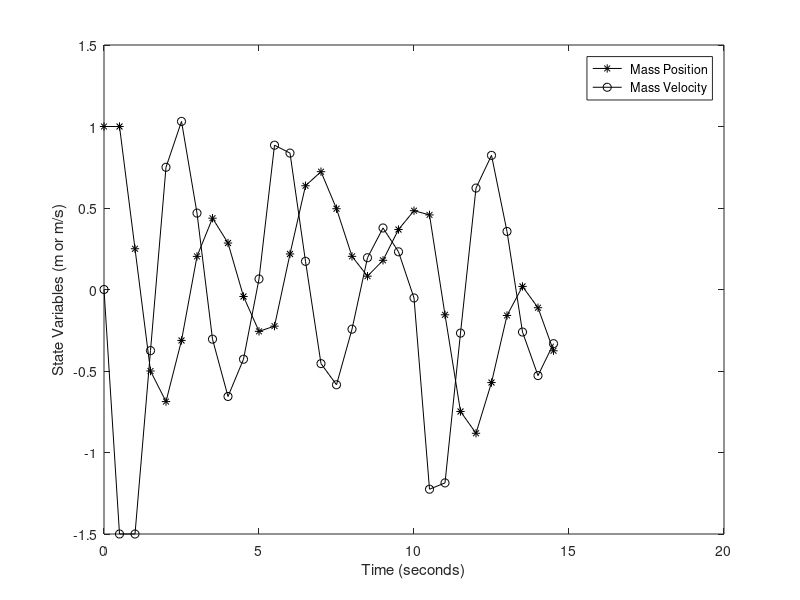

MATLAB code for this plot:

clear
% Continuous-time Model of Mass-Spring-Damper
A=[0 1;-3 -2]; B=[0; 1]; G=[0; 1]; nx=2; nu=1; nw=1;
%Conversion to Discrete-time
dt=0.5; Euler=1;
if (Euler==1)
Ad=eye(nx)+dt*A; Bd=dt*B; Gd=dt*G;
else
M=[A B G; zeros(nu+nw,nx+nu+nw)];
M=expm(M*dt);
Ad=M(1:nx,1:nx);
Bd=M(1:nx,nx+1:nx+nu);
Gd=M(1:nx,nx+nu+1:nx+nu+nw);
end
%Simulate Forced Process
NNN=15/dt; ttt=zeros(1,NNN); xxx=zeros(2,NNN);
x0=[1; 0]; xxx(:,1)=x0;
for kk=1:NNN-1
ttt(kk+1)=dt*kk; uk=0; wk=0;
if (ttt(kk) >= 5) uk=1; end
if (ttt(kk) >= 10) wk=-2; end
xxx(:,kk+1)=Ad*xxx(:,kk)+Bd*uk+Gd*wk;
end
plot(ttt,xxx(1,:),'-k*',ttt,xxx(2,:),'-ko')
legend(' Mass Position',' Mass Velocity')
xlabel('Time (seconds)')
ylabel('State Variables (m or m/s)')